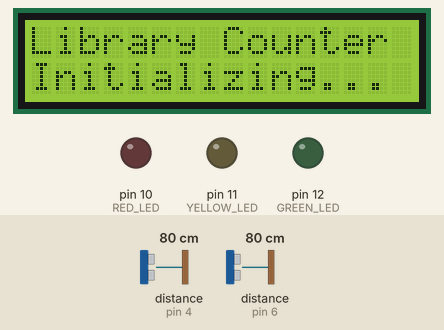
The sketch below on a simulated Arduino Uno, built with avr-gcc and run on an emulated ATmega328P. On the bench: 16×2 character LCD, output pins drawn as LEDs (lit = HIGH). Wiring (inferred from the names in the program): 2 × ultrasonic range finder: trigger pin 5, echo pin 4 / trigger pin 7, echo pin 6. The test bench sets the inputs (shaded band); at power-on: distance to the obstacle (sensors on pin 4, pin 6) 80 cm. The echo pulse lasts 58.3 µs per cm; pins used as bus, display or sensor lines are not drawn.

Above: at 0.1 s.
At 2.2 s:
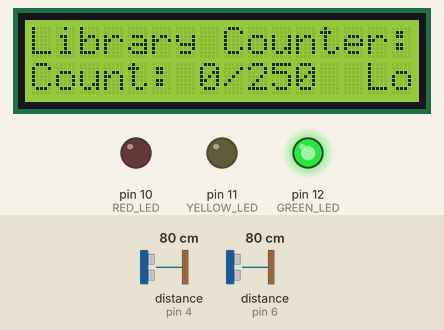

The sketch:

app.ino
```cpp
#include <Wire.h>
#include <LiquidCrystal_I2C.h>

LiquidCrystal_I2C lcd(0x27, 16, 2);

const int GREEN_LED = 12;
const int YELLOW_LED = 11;
const int RED_LED = 10;

const int TRIG_1 = 7;
const int ECHO_1 = 6;

const int TRIG_2 = 5;
const int ECHO_2 = 4;

int occupancyCount = 0;

// FIND MAXIMUM CAPACITY OF LIBRARY AND PUT HERE
const int MAX_CAPACITY = 250;

// adjust as necessary but these ratios are probably fine
const int LOW_THRESHOLD = 33;
const int MEDIUM_THRESHOLD = 66;

const int DETECTION_DISTANCE = 50;

bool sensor1Triggered = false;
bool sensor2Triggered = false;
unsigned long sensor1TriggerTime = 0;
unsigned long sensor2TriggerTime = 0;
const unsigned long TRIGGER_TIMEOUT = 2000;

unsigned long lastUpdateTime = 0;
const unsigned long UPDATE_DELAY = 500;

void setup() {
  Serial.begin(9600);

  lcd.init();
  lcd.backlight();

  pinMode(GREEN_LED, OUTPUT);
  pinMode(YELLOW_LED, OUTPUT);
  pinMode(RED_LED, OUTPUT);

  pinMode(TRIG_1, OUTPUT);
  pinMode(ECHO_1, INPUT);
  pinMode(TRIG_2, OUTPUT);
  pinMode(ECHO_2, INPUT);

  lcd.setCursor(0, 0);
  lcd.print("Library Counter");
  lcd.setCursor(0, 1);
  lcd.print("Initializing...");
  delay(2000);

  updateDisplay();
  updateLEDs();
}

void loop() {
  long distance1 = getDistance(TRIG_1, ECHO_1);
  long distance2 = getDistance(TRIG_2, ECHO_2);

  bool person1 = (distance1 > 0 && distance1 < DETECTION_DISTANCE);
  bool person2 = (distance2 > 0 && distance2 < DETECTION_DISTANCE);

  unsigned long currentTime = millis();

  if (sensor1Triggered && (currentTime - sensor1TriggerTime > TRIGGER_TIMEOUT)) {
    sensor1Triggered = false;
  }
  if (sensor2Triggered && (currentTime - sensor2TriggerTime > TRIGGER_TIMEOUT)) {
    sensor2Triggered = false;
  }

  if (person1 && !sensor1Triggered && !sensor2Triggered) {
    sensor1Triggered = true;
    sensor1TriggerTime = currentTime;
  }

  if (person2 && sensor1Triggered && !sensor2Triggered) {
    if (currentTime - lastUpdateTime > UPDATE_DELAY) {
      occupancyCount++;
      if (occupancyCount > MAX_CAPACITY) occupancyCount = MAX_CAPACITY;
      updateDisplay();
      updateLEDs();
      lastUpdateTime = currentTime;
    }
    sensor1Triggered = false;
    sensor2Triggered = false;
  }

  if (person2 && !sensor2Triggered && !sensor1Triggered) {
    sensor2Triggered = true;
    sensor2TriggerTime = currentTime;
  }

  if (person1 && sensor2Triggered && !sensor1Triggered) {
    if (currentTime - lastUpdateTime > UPDATE_DELAY) {
      occupancyCount--;
      if (occupancyCount < 0) occupancyCount = 0;
      updateDisplay();
      updateLEDs();
      lastUpdateTime = currentTime;
    }
    sensor1Triggered = false;
    sensor2Triggered = false;
  }

  delay(50);
}

long getDistance(int trigPin, int echoPin) {
  digitalWrite(trigPin, LOW);
  delayMicroseconds(2);
  digitalWrite(trigPin, HIGH);
  delayMicroseconds(10);
  digitalWrite(trigPin, LOW);

  long duration = pulseIn(echoPin, HIGH, 30000);
  long distance = duration * 0.034 / 2;

  return distance;
}

void updateDisplay() {
  lcd.clear();

  lcd.setCursor(0, 0);
  lcd.print("Library Counter:");

  lcd.setCursor(0, 1);
  lcd.print("Count: ");
  lcd.print(occupancyCount);
  lcd.print("/");
  lcd.print(MAX_CAPACITY);

  lcd.setCursor(14, 1);
  int percentage = (occupancyCount * 100) / MAX_CAPACITY;
  if (percentage <= LOW_THRESHOLD) {
    lcd.print("Lo");
  } else if (percentage <= MEDIUM_THRESHOLD) {
    lcd.print("Me");
  } else {
    lcd.print("Hi");
  }
}

void updateLEDs() {
  digitalWrite(GREEN_LED, LOW);
  digitalWrite(YELLOW_LED, LOW);
  digitalWrite(RED_LED, LOW);

  int percentage = (occupancyCount * 100) / MAX_CAPACITY;

  if (percentage <= LOW_THRESHOLD) {
    digitalWrite(GREEN_LED, HIGH);
  } else if (percentage <= MEDIUM_THRESHOLD) {
    digitalWrite(YELLOW_LED, HIGH);
  } else {
    digitalWrite(RED_LED, HIGH);
  }
}
```
